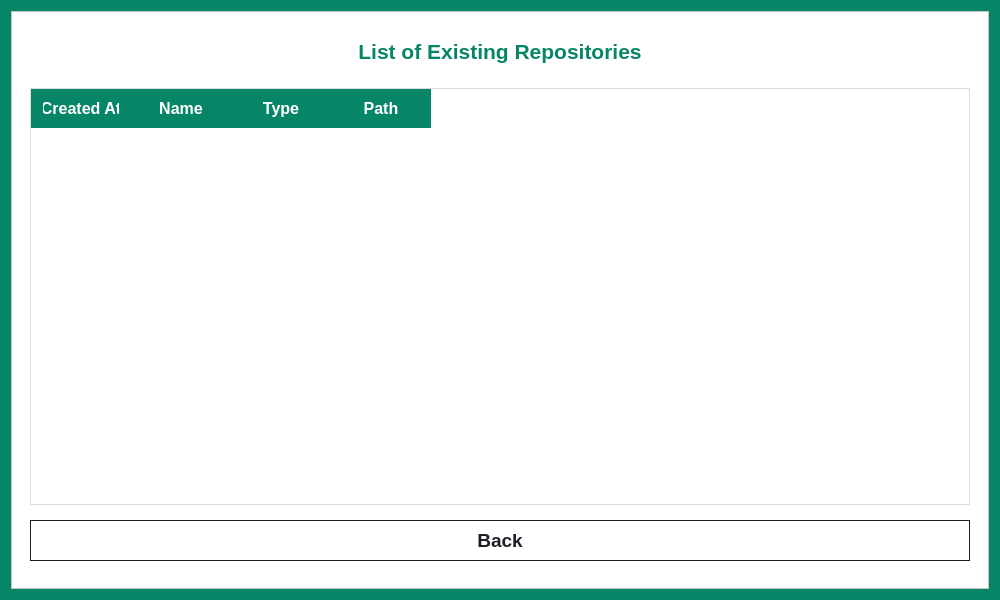
<?xml version="1.0" encoding="UTF-8"?>
<ui version="4.0">
 <class>ListRepositoriesDialog</class>
 <widget class="QDialog" name="ListRepositoriesDialog">
  <property name="geometry">
   <rect>
    <x>0</x>
    <y>0</y>
    <width>1000</width>
    <height>600</height>
   </rect>
  </property>
  <property name="windowTitle">
   <string>List of Repositories</string>
  </property>
  <property name="styleSheet">
   <string notr="true">QDialog#ListRepositoriesDialog {
	background-color: rgb(6, 134, 103);
}

QFrame {
	background: white;
}

QPushButton {
	padding: 16px 32px;
	font-size: 32px;
	font-weight: 500;
	qproperty-iconSize: 36px 36px;
	background-color: rgb(6, 134, 103);
	color: white;
	text-align: left;
}

QRadioButton {
	padding: 32px;
	font-size: 24px;
	font-weight: 500;
	background-color: white;
	color: rgb(29, 31, 39);
	border: 1px solid rgb(29, 31, 39);
}

QRadioButton::indicator {
	width: 0;
	height: 0;
}

QRadioButton:hover {
	background-color: rgb(234, 234, 234);
}

QRadioButton:checked {
	color: white;
	background-color: rgb(6, 134, 103);
	border: none;
}

QProgressBar {
    border: 1px solid rgb(29, 31, 39);
    height: 20px;
    text-align: center;
    font-weight: bold;
}

QProgressBar::chunk {
    background-color: rgb(6, 134, 103);
}

QLabel {
    color: rgb(29, 31, 39);
    font-weight: bold;
}</string>
  </property>
  <layout class="QGridLayout" name="gridLayout">
   <item row="0" column="0">
    <widget class="QFrame" name="frame_4">
     <property name="styleSheet">
      <string notr="true">* {
	font-family: &quot;Ubuntu Sans&quot;;
}</string>
     </property>
     <property name="frameShape">
      <enum>QFrame::StyledPanel</enum>
     </property>
     <property name="frameShadow">
      <enum>QFrame::Raised</enum>
     </property>
     <layout class="QVBoxLayout" name="verticalLayout">
      <item>
       <widget class="QFrame" name="frame_5">
        <property name="sizePolicy">
         <sizepolicy hsizetype="Preferred" vsizetype="Fixed">
          <horstretch>0</horstretch>
          <verstretch>0</verstretch>
         </sizepolicy>
        </property>
        <property name="styleSheet">
         <string notr="true">QLabel {
	text-align: center;
}</string>
        </property>
        <property name="frameShape">
         <enum>QFrame::NoFrame</enum>
        </property>
        <property name="frameShadow">
         <enum>QFrame::Plain</enum>
        </property>
        <property name="lineWidth">
         <number>0</number>
        </property>
        <layout class="QVBoxLayout" name="verticalLayout_2">
         <item>
          <widget class="QFrame" name="frame_7">
           <property name="styleSheet">
            <string notr="true">QLabel {
	font-size: 16pt;
	color: rgb(6, 134, 103);
}</string>
           </property>
           <property name="frameShape">
            <enum>QFrame::NoFrame</enum>
           </property>
           <property name="frameShadow">
            <enum>QFrame::Raised</enum>
           </property>
           <layout class="QHBoxLayout" name="horizontalLayout">
            <property name="bottomMargin">
             <number>0</number>
            </property>
            <item>
             <widget class="QLabel" name="label_7">
              <property name="sizePolicy">
               <sizepolicy hsizetype="Preferred" vsizetype="Minimum">
                <horstretch>0</horstretch>
                <verstretch>0</verstretch>
               </sizepolicy>
              </property>
              <property name="text">
               <string>List of Existing Repositories</string>
              </property>
              <property name="alignment">
               <set>Qt::AlignCenter</set>
              </property>
             </widget>
            </item>
           </layout>
          </widget>
         </item>
        </layout>
       </widget>
      </item>
      <item>
       <widget class="QFrame" name="frame_6">
        <property name="sizePolicy">
         <sizepolicy hsizetype="Preferred" vsizetype="Minimum">
          <horstretch>0</horstretch>
          <verstretch>0</verstretch>
         </sizepolicy>
        </property>
        <property name="frameShape">
         <enum>QFrame::NoFrame</enum>
        </property>
        <property name="frameShadow">
         <enum>QFrame::Raised</enum>
        </property>
        <layout class="QVBoxLayout" name="verticalLayout_3">
         <item>
          <widget class="QTableWidget" name="repoTable">
           <property name="styleSheet">
            <string notr="true">* {
    font-size: 12pt;
    color: rgb(29, 31, 39);
}

QHeaderView::section {
    background-color: rgb(6, 134, 103);
    color: white;
    font-weight: bold;
    padding: 8px 12px;
    border: none;
}

QTableCornerButton::section {
    background-color: rgb(6, 134, 103);
    border: none;
}

QTableWidget {
    background-color: white;
    selection-background-color: rgb(6, 134, 103);
    selection-color: white;
    gridline-color: transparent;
    border: 1px solid rgb(220, 220, 220);
    show-decoration-selected: 1;
}

QTableWidget::item {
    padding: 6px 10px;
    border: none;
    font-weight: normal;
    color: rgb(29, 31, 39);
}

QTableWidget::item:hover {
    background-color: rgba(6, 134, 103, 0.1);
}

QTableWidget::item:selected {
    background-color: rgba(6, 134, 103, 0.5);
    color: white;
    font-weight: 700;
}

QTableView {
    show-decoration-selected: 1;
}
</string>
           </property>
           <column>
            <property name="text">
             <string>Created At</string>
            </property>
           </column>
           <column>
            <property name="text">
             <string>Name</string>
            </property>
           </column>
           <column>
            <property name="text">
             <string>Type</string>
            </property>
           </column>
           <column>
            <property name="text">
             <string>Path</string>
            </property>
           </column>
          </widget>
         </item>
         <item>
          <widget class="QFrame" name="frame_9">
           <property name="sizePolicy">
            <sizepolicy hsizetype="Expanding" vsizetype="Preferred">
             <horstretch>0</horstretch>
             <verstretch>0</verstretch>
            </sizepolicy>
           </property>
           <property name="styleSheet">
            <string notr="true">QPushButton {
	font-size: 14pt;
	padding: 8px;
	text-align: center;
}

QPushButton#backButton {
	background: white;
	color: rgb(29, 31, 39);
	border: 1px solid rgb(29, 31, 39);
}

QPushButton#backButton:hover {
	background: rgb(234, 234, 234);
}

QPushButton#backButton:disabled {
	background: lightgrey;
	color: darkgrey;
	border: none;
}</string>
           </property>
           <property name="frameShape">
            <enum>QFrame::NoFrame</enum>
           </property>
           <property name="frameShadow">
            <enum>QFrame::Raised</enum>
           </property>
           <layout class="QHBoxLayout" name="horizontalLayout_4">
            <property name="spacing">
             <number>30</number>
            </property>
            <property name="leftMargin">
             <number>0</number>
            </property>
            <property name="rightMargin">
             <number>0</number>
            </property>
            <item>
             <widget class="QPushButton" name="backButton">
              <property name="enabled">
               <bool>true</bool>
              </property>
              <property name="text">
               <string>Back</string>
              </property>
             </widget>
            </item>
           </layout>
          </widget>
         </item>
        </layout>
       </widget>
      </item>
     </layout>
    </widget>
   </item>
  </layout>
 </widget>
 <resources/>
 <connections/>
</ui>
